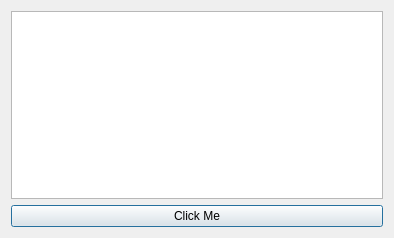
<?xml version="1.0" encoding="UTF-8"?>
<ui version="4.0">
 <class>Dialog</class>
 <widget class="QDialog" name="Dialog">
  <property name="geometry">
   <rect>
    <x>0</x>
    <y>0</y>
    <width>394</width>
    <height>238</height>
   </rect>
  </property>
  <property name="windowTitle">
   <string>Dialog</string>
  </property>
  <layout class="QVBoxLayout" name="verticalLayout">
   <item>
    <widget class="QListWidget" name="listWidget"/>
   </item>
   <item>
    <widget class="QPushButton" name="btn">
     <property name="text">
      <string>Click Me</string>
     </property>
    </widget>
   </item>
  </layout>
 </widget>
 <resources/>
 <connections/>
</ui>
